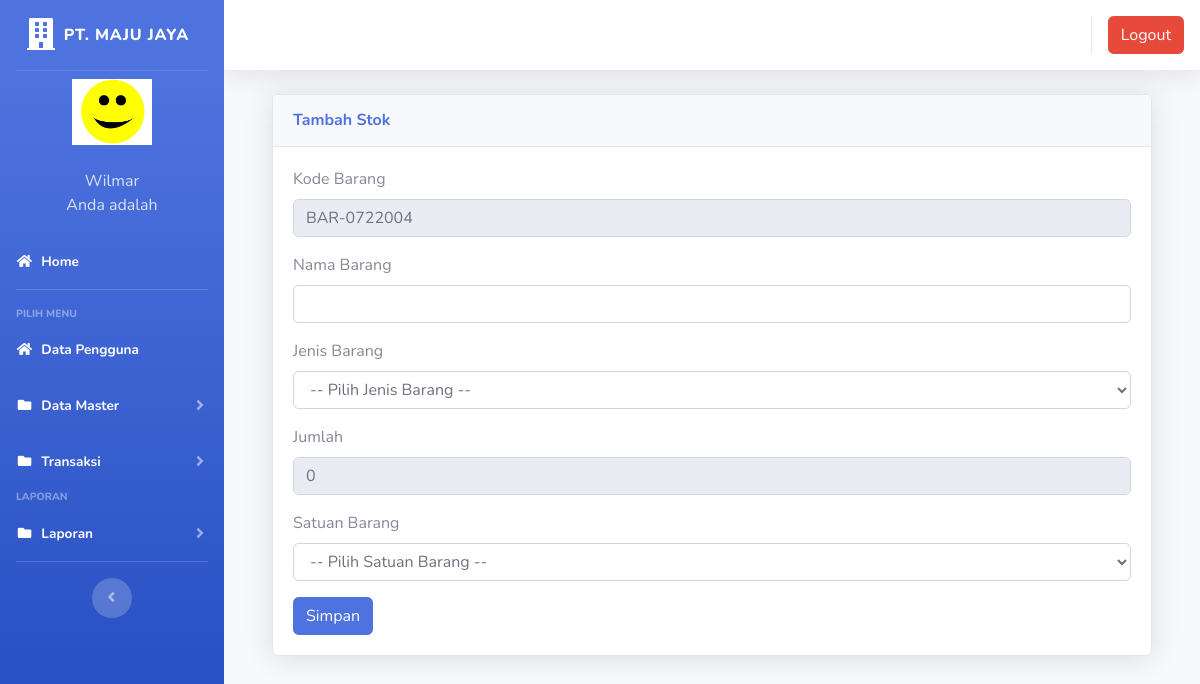
Screenshot of /index.php?page=gudang&aksi=tambahgudang (signed in) with the database file from the repository.
### tables this page shows
CREATE TABLE `users` (
  `id` int(11) NOT NULL AUTO_INCREMENT,
  `nik` varchar(10) NOT NULL,
  `nama` varchar(100) NOT NULL,
  `alamat` text NOT NULL,
  `telepon` varchar(20) NOT NULL,
  `username` varchar(25) NOT NULL,
  `password` text NOT NULL,
  `foto` varchar(25) NOT NULL,
  PRIMARY KEY (`id`)
);

CREATE TABLE `gudang` (
  `id` int(11) NOT NULL AUTO_INCREMENT,
  `kode_barang` varchar(20) NOT NULL,
  `nama_barang` varchar(100) NOT NULL,
  `jenis_barang` varchar(20) NOT NULL,
  `jumlah` int(11) NOT NULL,
  `satuan` varchar(20) NOT NULL,
  PRIMARY KEY (`id`)
);

### page/gudang/tambahgudang.php (the view, shortened to what this page needs)
<?php
$koneksi = new mysqli("localhost","root","","inventori");
$no = mysqli_query($koneksi, "select kode_barang from gudang order by kode_barang desc");
$kdbarang = mysqli_fetch_array($no);
$kode = $kdbarang['kode_barang'];
$urut = substr($kode, 8, 3);
$tambah = (int) $urut + 1;
$bulan = date("m");
$tahun = date("y");
if(strlen($tambah) == 1){
	$format = "BAR-".$bulan.$tahun."00".$tambah;
} else if(strlen($tambah) == 2){
	$format = "BAR-".$bulan.$tahun."0".$tambah;
} else{
	$format = "BAR-".$bulan.$tahun.$tambah;
}
$jumlah = 0;
?>
 <div class="container-fluid">
          <div class="card shadow mb-4">
            <div class="card-header py-3">
              <h6 class="m-0 font-weight-bold text-primary">Tambah Stok</h6>
            </div>
            <div class="card-body">
              <div class="table-responsive">
							<div class="body">
							<form method="POST" enctype="multipart/form-data">
							<label for="">Kode Barang</label>
                            <div class="form-group">
                               <div class="form-line">
                                  <input type="text" name="kode_barang" class="form-control" id="kode_barang" value="<?php echo $format; ?>" readonly />
							</div>
                            </div>
							<label for="">Nama Barang</label>
                            <div class="form-group">
                               <div class="form-line">
                                <input type="text" name="nama_barang" class="form-control" />
							</div>
                            </div>
						<label for="">Jenis Barang</label>
                            <div class="form-group">
                               <div class="form-line">
                                <select name="jenis_barang" class="form-control" />
								<option value="">-- Pilih Jenis Barang  --</option>
							</div>
                            </div>
                            <label for="">Jumlah</label>
                            <div class="form-group">
                               <div class="form-line">
                                <input type="text" name="jumlah" class="form-control" id="jumlah" value="<?php echo $jumlah; ?>" readonly />
							</div>
                            </div>
							<label for="">Satuan Barang</label>
                            <div class="form-group">
                               <div class="form-line">
                                <select name="satuan" class="form-control" />
								<option value="">-- Pilih Satuan Barang --</option>
							</div>
                            </div>
							<input type="submit" name="simpan" value="Simpan" class="btn btn-primary">
							</form>

### index.php (shortened to what this page needs)
<?php
	$koneksi = new mysqli("localhost","root","","inventori");
	?>
<!DOCTYPE html>
<html lang="en">
<head>
  <link href="vendor/fontawesome-free/css/all.min.css" rel="stylesheet" type="text/css">
  <link href="css/sb-admin-2.min.css" rel="stylesheet">
  <link href="vendor/datatables/dataTables.bootstrap4.min.css" rel="stylesheet">
</head>
<body id="page-top">
  <div id="wrapper">
    <ul class="navbar-nav bg-gradient-primary sidebar sidebar-dark accordion" id="accordionSidebar">
      <a class="sidebar-brand d-flex align-items-center justify-content-center" href="index.php">
        <div class="sidebar-brand-icon">
          <i class="fas fa-building"></i>
        </div>
        <div class="sidebar-brand-text mx-2">PT. MAJU JAYA</div>
      </a>
      <hr class="sidebar-divider my-0">
 <?php
	 $user = $_SESSION['superadmin'];
   $sql =$koneksi->query("select * from users where id='$user'");
   $data = $sql->fetch_assoc();
   ?>
    <li class="d-flex align-items-center justify-content-center">
        <a class="nav-link">
		 <img src="img/<?php echo $data['foto']?>" class="img-circle" width="80" alt="User"/></a>
	  </li>
		 <li class="nav-item ">
        <a class="nav-link">
         	<div class="d-flex align-items-center justify-content-center" class="name">  <?php echo  $data['nama'];?></div></font>
			<div class="d-flex align-items-center justify-content-center" class="email">Anda adalah <?php echo $data['level'];?></div>
		 </a>
      </li>
      <li class="nav-item active">
        <a class="nav-link" href="?page=home">
          <i class="fas fa-fw fa-home"></i>
          <span>Home</span></a>
      </li>
      <hr class="sidebar-divider">
      <div class="sidebar-heading">
        Pilih Menu
      </div>
	    <li class="nav-item active">
        <a class="nav-link" href="?page=pengguna">
          <i class="fas fa-fw fa-home"></i>
          <span>Data Pengguna</span></a>
      </li>
	   <li class="nav-item active">
        <a class="nav-link collapsed" href="#" data-toggle="collapse" data-target="#collapseData" aria-expanded="true" aria-controls="collapseData">
          <i class="fas fa-fw fa-folder"></i>
          <span>Data Master</span>
        </a>
      </li>
	    <li class="nav-item active">
        <a class="nav-link collapsed" href="#" data-toggle="collapse" data-target="#collapsePages" aria-expanded="true" aria-controls="collapsePages">
          <i class="fas fa-fw fa-folder"></i>
          <span>Transaksi</span>
        </a>
      </li>
      <div class="sidebar-heading">
        Laporan
      </div>
	     <li class="nav-item active">
        <a class="nav-link collapsed" href="#" data-toggle="collapse" data-target="#collapseLaporan" aria-expanded="true" aria-controls="collapseLaporan">
          <i class="fas fa-fw fa-folder"></i>
          <span>Laporan</span>
        </a>
      </li>
      <hr class="sidebar-divider d-none d-md-block">
      <div class="text-center d-none d-md-inline">
        <button class="rounded-circle border-0" id="sidebarToggle"></button>
      </div>
    </ul>
    <div id="content-wrapper" class="d-flex flex-column">
      <div id="content">
        <nav class="navbar navbar-expand navbar-light bg-white topbar mb-4 static-top shadow">
          <ul class="navbar-nav ml-auto">
            <li class="nav-item dropdown no-arrow">
			 <div class="top-menu">
        <ul class="nav pull-right top-menu">
           <li><a onclick="return confirm('Apakah anda yakin akan logout?')" class="btn btn-danger" class="logout" href="logout.php">Logout</a></li>
        </ul>
      </div>
            </li>
          </ul>
        </nav>
        <div class="container-fluid">
		 <section class="content">
		      <?php
			   $page = $_GET['page'];
			   $aksi = $_GET['aksi'];
				if ($page == "gudang") {
				    if ($aksi == "tambahgudang") {
					   include "page/gudang/tambahgudang.php";
				   }
				}
			   ?>
    </section>
</div>
    </div>
  </div>
  </div>
</body>
</html>

### rows the page displays
users: foto (picture), nama "Wilmar"
gudang: kode_barang "BAR-0722004"
